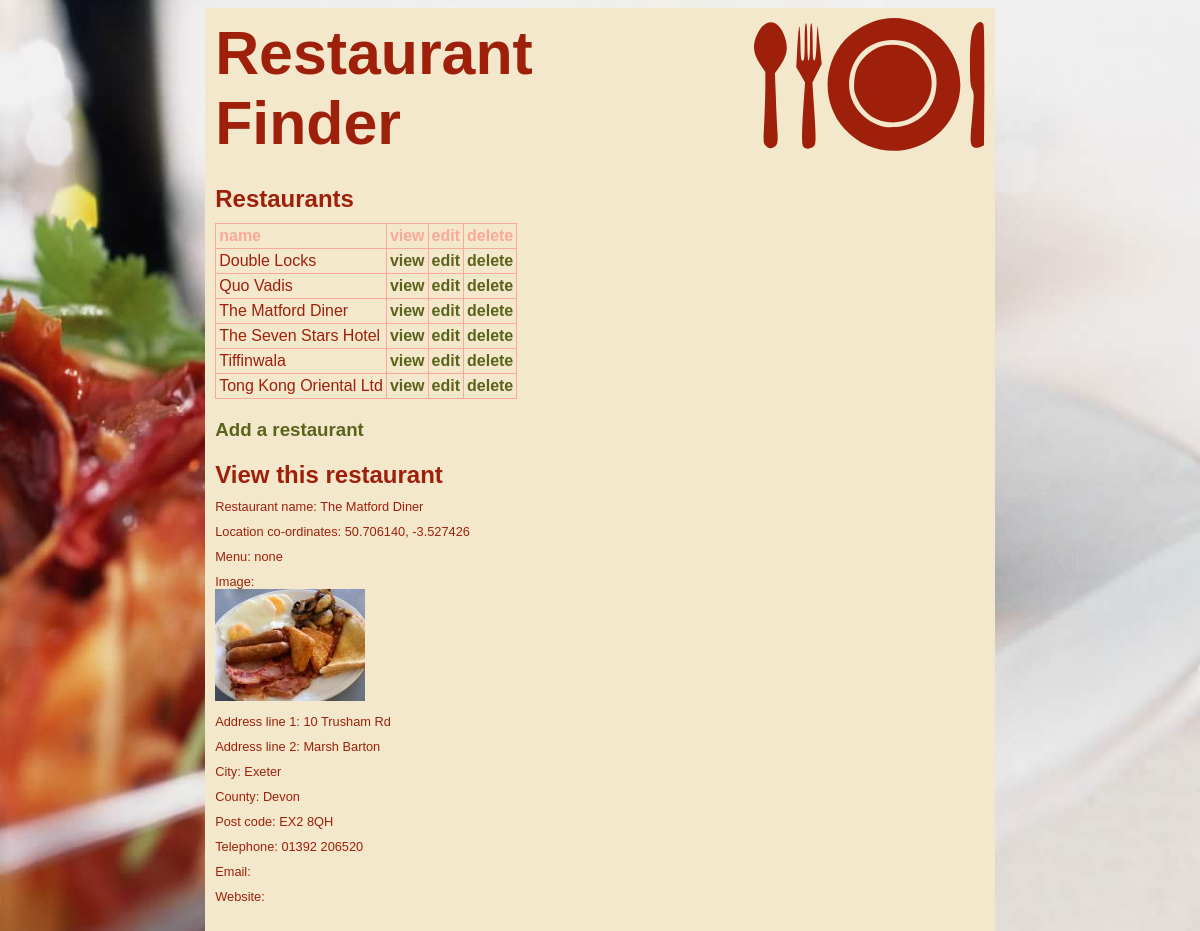
The page /restaurantfinder/admin.php?action=view&id=4 (signed in) on the database its author committed.
### tables this page shows
CREATE TABLE IF NOT EXISTS `restaurants` (
  `id` int(6) NOT NULL AUTO_INCREMENT,
  `name` varchar(200) NOT NULL,
  `location_ref` varchar(500) NOT NULL,
  `orig_date` timestamp NOT NULL DEFAULT CURRENT_TIMESTAMP ON UPDATE CURRENT_TIMESTAMP,
  `menu` tinyint(1) NOT NULL,
  `image` varchar(6) NOT NULL,
  `address1` varchar(200) NOT NULL,
  `address2` varchar(200) NOT NULL,
  `city` varchar(200) NOT NULL,
  `county` varchar(200) NOT NULL,
  `postcode` varchar(200) NOT NULL,
  `tel` varchar(200) NOT NULL,
  `email` varchar(200) NOT NULL,
  `website` varchar(200) NOT NULL,
  `user` varchar(200) NOT NULL,
  `deleted` tinyint(1) NOT NULL,
  PRIMARY KEY (`id`)
);

### restaurantfinder/admin.php (called while the page is built)
<?php
require_once('model/dbconnect.php');
require_once('model/functions.php');
require_once('controller/admin.php');
require_once('view/admin.php');
require_once('view/layout.php');
?>

### restaurantfinder/model/functions.php (called while the page is built, shortened)
<?php
function getRestaurants($db){
	try {
		$stmt = $db->query('SELECT id, name FROM restaurants WHERE deleted = 0 ORDER BY name;');
		$getRestaurants = $stmt->fetchAll(PDO::FETCH_ASSOC);
		foreach($getRestaurants as $key => $arr){
			foreach($arr as $arrKey => $arrVal){
				$getRestaurants[$key][$arrKey] = filter_var($arrVal, FILTER_SANITIZE_STRING);
			}
		}
		return $getRestaurants;
	}
	catch(PDOException $ex) {
		return 0;
	}
}
function viewRestaurant($db, $id){
	try {
		$stmt = $db->prepare('SELECT * FROM restaurants WHERE id = :id AND deleted = 0;');
		$stmt->bindParam(':id', $id);
		$stmt->execute();
		$viewRestaurant = $stmt->fetch(PDO::FETCH_ASSOC);
		foreach($viewRestaurant as $key => $val){
			$viewRestaurant[$key] = filter_var($val, FILTER_SANITIZE_STRING);
		}
		return $viewRestaurant;
	}
	catch(PDOException $ex) {
		return 0;
	}
}
?>

### restaurantfinder/controller/admin.php (called while the page is built, shortened)
<?php
if(isset($_GET['action'])){
	if(isset($_GET['id'])){
		$updateId = intval($_GET['id']);
	}
	switch($_GET['action']){
		case 'view':
			$viewRestaurant = viewRestaurant($db,$updateId);
			break;
	}
}
if(isset($_SESSION['user'])){
	$getRestaurants = getRestaurants($db);
}
?>

### restaurantfinder/view/admin.php (the view, shortened to what this page needs)
<?php
$pageContent = '<article>';
if(!isset($_SESSION['user'])){
	$pageContent.= '
			<article>
			<h2>Login</h2>
			<form method="post" action="'.htmlentities($_SERVER["PHP_SELF"]).'">
				<label for "username">Username: <input type="text" name="username" id="username" /></label><br />
				<label for "password">Password: <input type="password" name="password" id="password" /></label><br />
				<input type="submit" name="submit" />
			</form>
			</article>';
} else {
	$pageContent.= '
			<script>
			jQuery.validator.addMethod("postcodeUK", function(value, element) {
			return this.optional(element) || /[A-Z]{1,2}[0-9R][0-9A-Z]? [0-9][ABD-HJLNP-UW-Z]{2}/i.test(value);
			}, "Please specify a valid Postcode");
			jQuery.validator.addMethod("locationRef", function(value, element) {
			return this.optional(element) || /[-+]?([1-8]?\d(\.\d+)?|90(\.0+)?),\s*[-+]?(180(\.0+)?|((1[0-7]\d)|([1-9]?\d))(\.\d+)?)$/i.test(value);
			}, "Please specify a valid location reference");
			$(document).ready(function () {
				$("#adminForm").validate({ // initialize the plugin
					rules: {
						name: {
							required: true,
						},
						address1: {
							required: true,
						},
						city: {
							required: true,
						},
						county: {
							required: true,
						},
						postcode: {
							required: true,
						},
						location_ref: {
							required: true,
							minlength: 5
						},
						email: {
							email: true
						}
					}
				});
			});
			</script>
			<article>
				<h2>Restaurants</h2>
				<table>
					<tr>
						<th>name</th>
						<th>view</th>
						<th>edit</th>
						<th>delete</th>
					</tr>';
	foreach($getRestaurants as $row){
		$pageContent.= '
				<tr>
					<td>'.$row['name'].'</td>
					<td><a href="'.htmlentities($_SERVER["PHP_SELF"]).'?action=view&amp;id='.$row['id'].'">view</a></td>
					<td><a href="'.htmlentities($_SERVER["PHP_SELF"]).'?action=edit&amp;id='.$row['id'].'">edit</a></td>
					<td><a href="'.htmlentities($_SERVER["PHP_SELF"]).'?action=delete&amp;id='.$row['id'].'">delete</a></td>
				</tr>';
	}
	$pageContent.= '
				</table>
			</article>
			<article>
				<h3><a href="'.htmlentities($_SERVER["PHP_SELF"]).'?action=add">Add a restaurant</a></h3>
			</article>';
	if(isset($updateMode)){
		switch($updateMode){
			case 'view':
				if(empty($viewRestaurant)){
					$pageContent = '<p>No restaurants were found.</p>';
				} else {
					$pageContent.= '<article>
					<h2>View this restaurant</h2>
						<p>Restaurant name: '.$viewRestaurant['name'].'</p>
						<p>Location co-ordinates: '.$viewRestaurant['location_ref'].'</p>';
					if($viewRestaurant['menu'] != '0'){
						$pageContent.= '<p>Menu: <a href="uploads/pdf/'.$viewRestaurant['id'].'.pdf">'.$viewRestaurant['name'].' menu</a></p>';
					} else {
						$pageContent.= '<p>Menu: none</p>';
					}
					if($viewRestaurant['image'] != '0'){
						$pageContent.= '<p>Image: <br /><img src="uploads/image/thumb/'.$viewRestaurant['id'].'.'.$viewRestaurant['image'].'" alt="'.$viewRestaurant['name'].'" /></p>';
					} else {
						$pageContent.= '<p>Image: none</p>';
					}
					$pageContent.= '<p>Address line 1: '.$viewRestaurant['address1'].'</p>
						<p>Address line 2: '.$viewRestaurant['address2'].'</p>
						<p>City: '.$viewRestaurant['city'].'</p>
						<p>County: '.$viewRestaurant['county'].'</p>
						<p>Post code: '.$viewRestaurant['postcode'].'</p>
						<p>Telephone: '.$viewRestaurant['tel'].'</p>
						<p>Email: '.$viewRestaurant['email'].'</p>
						<p>Website: '.$viewRestaurant['website'].'</p>
					</article>';
				}
				break;
		}
	}
}
$pageContent.= '</article>';
?>

### restaurantfinder/css/main.css (style rules this page uses)
body { font-family: Arial, Helvetica, Sans-serif; background-color:#F4E8CC; }
table { border: 1px solid #F9A899; border-collapse: collapse; margin:10px 0px; }
table td, table th { border: 1px solid #F9A899; padding:3px; }
table th { color:#F9A899; }
p,h1,h2,h3,ul,li,td,th,form { color:#9E200A; padding:0px; margin:0px; text-align:left; }
h3 { margin-top:5px; }
a:link { color: #5B631B; font-weight:bold; text-decoration:none; }

### restaurantfinder/css/mobile.css (style rules this page uses)
body { background: url(../images/bg.jpg); background-repeat: no-repeat; background-size: 100% 100%; padding:0px; margin:0px; }
h2 { font-size:400%; }
p,li { font-size:250%; }
article, p { margin:20px 0px; }

### restaurantfinder/css/tablet.css (style rules this page uses)
body { background: url(../images/bg.jpg); background-repeat: no-repeat; background-size: 100% 100%; text-align: center; }
p { font-size:80%; margin: 10px 0px; }
article { margin:20px 0px; }

### restaurantfinder/css/desktop.css (style rules this page uses)
body { background: url(../images/bg.jpg); background-repeat: no-repeat; background-size: 100% 100%; text-align: center; }
p { font-size:80%; margin: 10px 0px; }
article { margin:20px 0px; }

### rows shown on the page
restaurants: name "Double Locks"
restaurants: name "Quo Vadis"
restaurants: name "The Matford Diner", location_ref "50.706140, -3.527426", address1 "10 Trusham Rd", address2 "Marsh Barton", city "Exeter", county "Devon", postcode "EX2 8QH", tel "01392 206520"
restaurants: name "The Seven Stars Hotel"
restaurants: name "Tiffinwala"
restaurants: name "Tong Kong Oriental Ltd"
